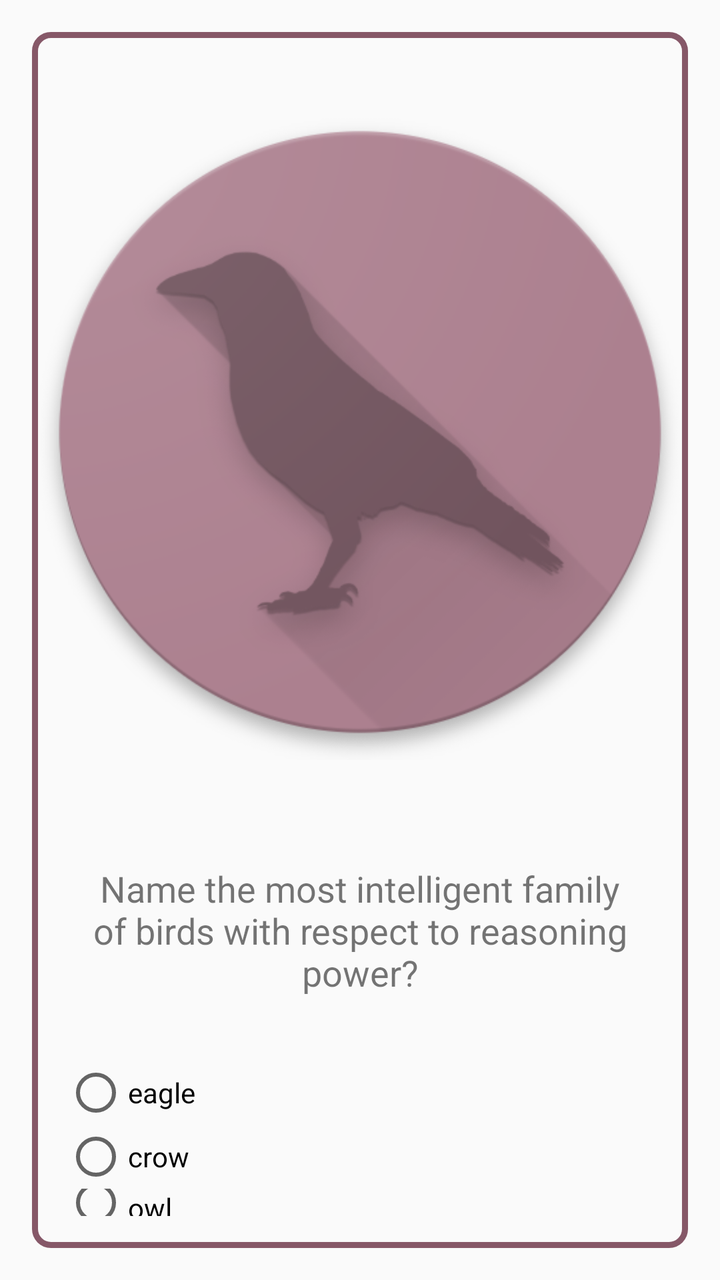
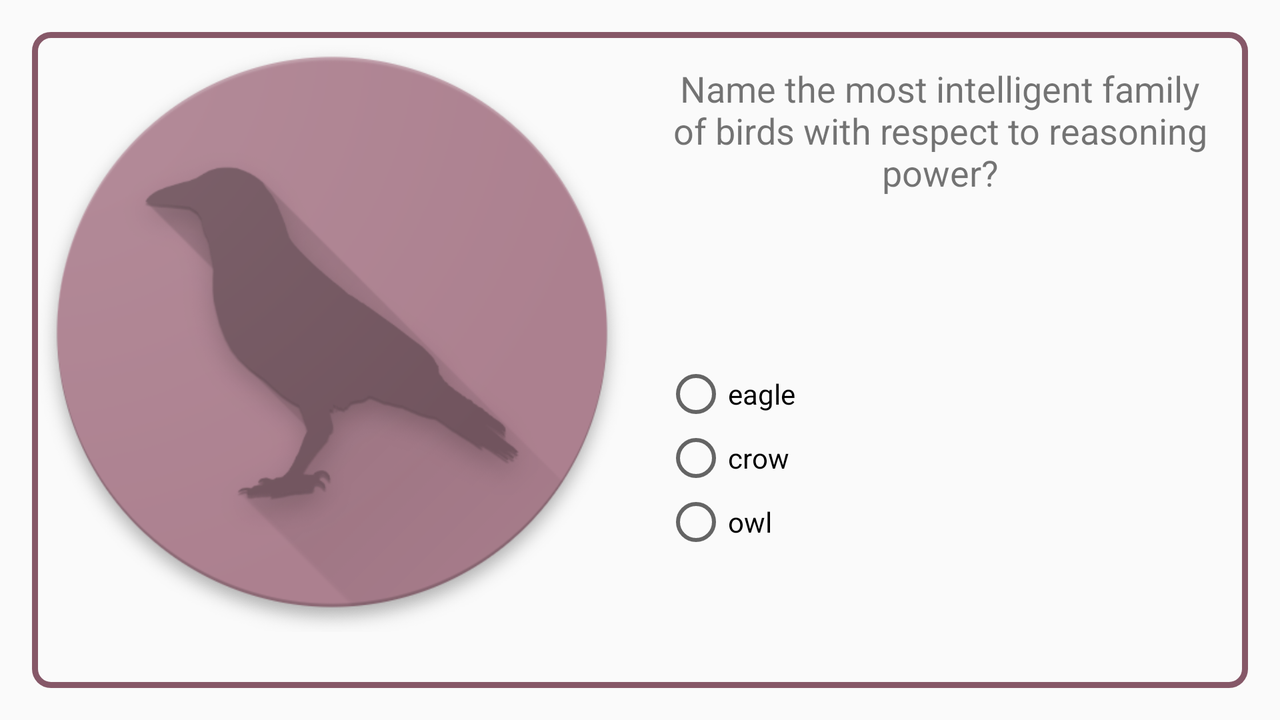

Two renders of one Android screen. The first uses the default layout on a phone; the second uses the alternative layout the repository ships for a different screen configuration, on a matching device. The two XML files are below.
<!-- AndroidManifest.xml: application theme AppTheme -->
<!-- res/layout/crow_layout.xml -->
<?xml version="1.0" encoding="utf-8"?>
<FrameLayout xmlns:android="http://schemas.android.com/apk/res/android"
    android:layout_width="match_parent"
    android:layout_height="match_parent">

    <LinearLayout xmlns:android="http://schemas.android.com/apk/res/android"
        android:id="@+id/crow_layout"
        style="@style/LayoutParent"
        android:layout_width="match_parent"
        android:layout_height="match_parent"
        android:background="@drawable/frame"
        android:orientation="vertical">

        <ImageView
            android:layout_width="match_parent"
            android:layout_height="400dp"
            android:layout_gravity="center"
            android:src="@drawable/crow" />

        <TextView
            style="@style/LayoutParent"
            android:gravity="center"
            android:text="@string/name_the_most_intelligent_family_of_birds_with_respect_to_reasoning_power"
            android:textSize="18sp" />

        <RadioGroup

            style="@style/LayoutParent"
            android:layout_margin="16dp">

            <RadioButton
                android:id="@+id/crow_1_button"
                style="@style/ChildSize"
                android:text="@string/eagle" />

            <RadioButton
                android:id="@+id/crow_2_button"
                style="@style/ChildSize"
                android:tag="1"
                android:text="@string/crow" />

            <RadioButton
                android:id="@+id/crow_3_button"
                style="@style/ChildSize"
                android:text="@string/owl" />
        </RadioGroup>
    </LinearLayout>
</FrameLayout>
<!-- resources referenced by this layout -->
<resources>
  <!-- drawable crow: png bitmap (drawable, 81442 bytes) -->
  <!-- drawable frame (drawable) -->
  <shape xmlns:android="http://schemas.android.com/apk/res/android"
      android:shape="rectangle">
      <corners
          android:radius="8dp"
          android:topRightRadius="8dp"
          android:bottomRightRadius="8dp"
          android:bottomLeftRadius="8dp" />
      <stroke
          android:width="3dp"
          android:color="#865868" />
  </shape>
  <string name="crow">crow</string>
  <string name="eagle">eagle</string>
  <string name="name_the_most_intelligent_family_of_birds_with_respect_to_reasoning_power">Name the most intelligent family of birds with respect to reasoning power?</string>
  <string name="owl">owl</string>
  <style name="ChildSize">
          <item name="android:layout_width">match_parent</item>
          <item name="android:layout_height">wrap_content</item>
      </style>
  <style name="LayoutParent" parent="ChildSize">
          <item name="android:layout_margin">16dp</item>
      </style>
  <style name="AppTheme" parent="Theme.AppCompat.Light.DarkActionBar">
          
          <item name="colorPrimary">@color/colorPrimary</item>
          <item name="colorPrimaryDark">@color/colorPrimaryDark</item>
          <item name="colorAccent">@color/colorAccent</item>
      </style>
  <color name="colorPrimary">#ac808f</color>
  <color name="colorPrimaryDark">#694551</color>
  <color name="colorAccent">#fbc02d</color>
</resources>
<!-- res/layout-land/crow_layout.xml (the repository's variant of the layout above) -->
<!-- drawn on the phone turned sideways -->
<?xml version="1.0" encoding="utf-8"?>
<FrameLayout xmlns:android="http://schemas.android.com/apk/res/android"
    android:layout_width="match_parent"
    android:layout_height="match_parent">

    <LinearLayout xmlns:android="http://schemas.android.com/apk/res/android"
        android:id="@+id/crow_layout"
        style="@style/LayoutParent"
        android:layout_width="match_parent"
        android:layout_height="match_parent"
        android:background="@drawable/frame"
        android:orientation="horizontal">

        <ImageView
            android:layout_width="300dp"
            android:layout_height="300dp"
            android:scaleType="centerInside"
            android:src="@drawable/crow" />

        <LinearLayout
            android:layout_width="wrap_content"
            android:layout_height="match_parent"
            android:orientation="vertical">

            <TextView
                style="@style/LayoutParent"
                android:gravity="center"
                android:text="@string/name_the_most_intelligent_family_of_birds_with_respect_to_reasoning_power"
                android:textSize="18sp" />

            <RadioGroup
                style="@style/LayoutParent"
                android:layout_height="match_parent"
                android:layout_margin="16dp"
                android:gravity="center">

                <RadioButton
                    android:id="@+id/crow_1_button"
                    style="@style/ChildSize"
                    android:text="@string/eagle" />

                <RadioButton
                    android:id="@+id/crow_2_button"
                    style="@style/ChildSize"
                    android:tag="1"
                    android:text="@string/crow" />

                <RadioButton
                    android:id="@+id/crow_3_button"
                    style="@style/ChildSize"
                    android:text="@string/owl" />
            </RadioGroup>
        </LinearLayout>
    </LinearLayout>
</FrameLayout>
